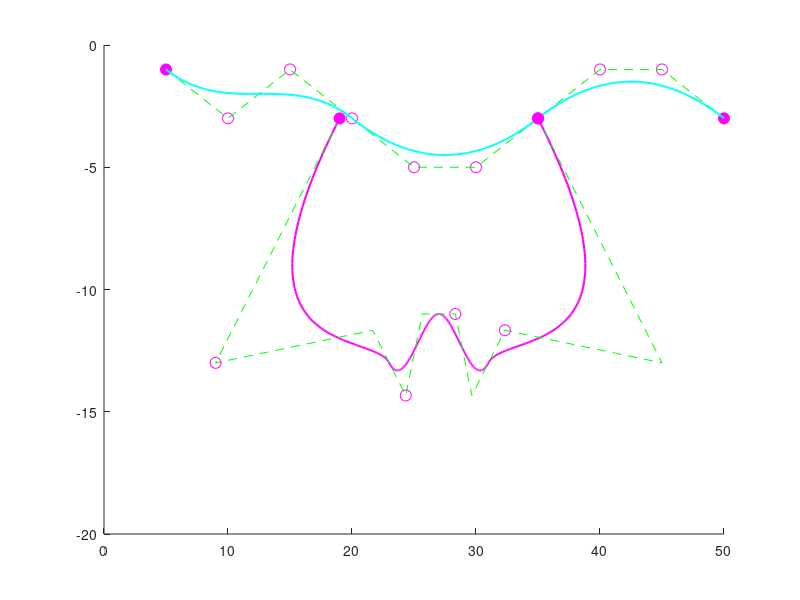

The MATLAB source for this figure:
function masa_poligoane_control()

%% Curba 1 - spline "manuala"

t = linspace(0,1,100); % Parametrul
% Polinoamele Bernstein de gradul 3
B0 = (1-t).^3;
B1 = 3.*(1-t).^2.*t;
B2 = 3.*(1-t).*t.^2;
B3 = t.^3;
B = [B0;B1;B2;B3];

% Definim primul segment, adica primele 4 puncte de control (P0 - P3)
P0 = [5;-1];
P1 = [10;-3];
P2 = [15;-1];
P3 = [20;-3];
% Alegem P4 astfel incat sa fie simetric cu P2 fata de P3 (pentru curba bezier G2)
P4 = P3+(P3-P2); % => P4 = [25;-5]

% Continuam cu restul punctelor pentru al doilea segment
P5 = [30;-5];
P6 = [35;-3];

% Alegem P7 astfel incat sa fie simetric cu P5 fata de P6 (pentru curba bezier G3)
P7 = P6+(P6-P5); % => P7 = [40;-1]
P8 = [45;-1];
P9 = [50;-3];

% Curbele Bezier
f1 = [P0 P1 P2 P3]*B;
f2 = [P3 P4 P5 P6]*B;
f3 = [P6 P7 P8 P9]*B;

% --> Desenare grafic (curba + poligoanele de control) <--
hold on 
% Deseneaza cercuri pline pentru primul si ultimul punct din poligoanele de control
plot([P0(1),P9(1)],[P0(2),P9(2)],'mo','MarkerFaceColor','m','MarkerSize',8)

% Deseneaza cercuri goale pentru punctele interioare din poligoanele de control 
plot([P1(1),P2(1),P3(1),P4(1),P5(1),P6(1),P7(1),P8(1)], ...
    [P1(2),P2(2),P3(2),P4(2),P5(2),P6(2),P7(2),P8(2)],'mo','MarkerSize',8);

% Traseaza poligoanele de control
plot([P0(1),P1(1),P2(1),P3(1),P4(1),P5(1),P6(1),P7(1),P8(1),P9(1)], ...
    [P0(2),P1(2),P2(2),P3(2),P4(2),P5(2),P6(2),P7(2),P8(2),P9(2)],'g--');

% Traseaza curbele Bezier
plot(f1(1,:),f1(2,:),'c','LineWidth',1.5);
plot(f2(1,:),f2(2,:),'c','LineWidth',1.5);
plot(f3(1,:),f3(2,:),'c','LineWidth',1.5);
hold off

%% Curba 2 – spline F-Mill

p_interpolare = [19 23 27 31 35; -3 -13 -11 -13 -3]; % Punctele de interpolare
% Puncte de control de capat
a = 9;
e = -13;
c = 45;
d = -13;

n = size(p_interpolare,2); % Numarul de puncte
l = zeros(2,n-2);
for j = 1:n-2
    l(:,j) = p_interpolare(:,j+2) - p_interpolare(:,j);
end

ultim = 3*(n-1)+1;
b = zeros(2,ultim);
b(:,1) = p_interpolare(:,1);
b(:,2) = [a;e];
b(:,3) = p_interpolare(:,2)-(1/6)*l(:,1);

for k = 1:n-3
    b(:,3*k+1) = p_interpolare(:,k+1);
    b(:,3*k+2) = p_interpolare(:,k+1) + (1/6)*l(:,k);
    b(:,3*k+3) = p_interpolare(:,k+2) - (1/6)*l(:,k+1);
end

b(:,3*(n-2)+1) = p_interpolare(:,n-1);
b(:,3*(n-2)+2) = p_interpolare(:,n-1) + (1/6)*l(:,n-2);
b(:,3*(n-2)+3) = [c;d];
b(:,ultim) = p_interpolare(:,n);

% --> Desenare grafic (curba + poligoanele de control) <--
% Traseaza curbele
i = 1;
auxiliar = 1;
nr_intervale = floor(ultim/4) + 1;
hold on
while auxiliar <= nr_intervale
    c_bezier = b(:,i:i+3)*B;
    plot(c_bezier(1,:), c_bezier(2,:), 'm', 'LineWidth', 1.5);
    i = i + 3;
    auxiliar = auxiliar + 1;
end

% Traseaza poligonul de control
plot(b(1,:),b(2,:),'g--');

% Deseneaza cercuri pline pentru primul si ultimul punct din poligoanele de control
plot(b(1,1),b(2,1),'mo','MarkerFaceColor','m','MarkerSize',8); % Primul punct
plot(b(1,ultim),b(2,ultim),'mo','MarkerFaceColor','m','MarkerSize',8); % Ultimul punct

% Deseneaza cercuri goale pentru punctele interioare din poligoanele de control 
for i = 2:3:(ultim-1)
    plot(b(1,i),b(2,i),'mo','MarkerSize',8);
end
hold off;